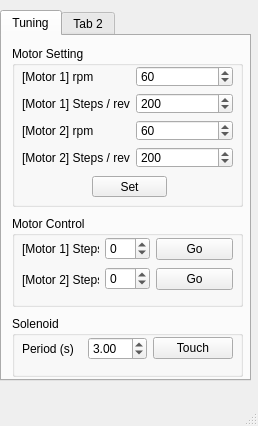
<?xml version="1.0" encoding="UTF-8"?>
<ui version="4.0">
 <class>MainWindow</class>
 <widget class="QMainWindow" name="MainWindow">
  <property name="geometry">
   <rect>
    <x>0</x>
    <y>0</y>
    <width>258</width>
    <height>426</height>
   </rect>
  </property>
  <property name="windowTitle">
   <string>MainWindow</string>
  </property>
  <widget class="QWidget" name="centralwidget">
   <widget class="QTabWidget" name="tabWidget">
    <property name="geometry">
     <rect>
      <x>0</x>
      <y>10</y>
      <width>251</width>
      <height>371</height>
     </rect>
    </property>
    <widget class="QWidget" name="tab">
     <attribute name="title">
      <string>Tuning</string>
     </attribute>
     <widget class="QGroupBox" name="groupBox">
      <property name="geometry">
       <rect>
        <x>10</x>
        <y>180</y>
        <width>231</width>
        <height>91</height>
       </rect>
      </property>
      <property name="title">
       <string>Motor Control</string>
      </property>
      <widget class="QWidget" name="">
       <property name="geometry">
        <rect>
         <x>10</x>
         <y>20</y>
         <width>211</width>
         <height>56</height>
        </rect>
       </property>
       <layout class="QHBoxLayout" name="horizontalLayout_2">
        <item>
         <layout class="QVBoxLayout" name="verticalLayout_4">
          <item>
           <widget class="QLabel" name="label">
            <property name="text">
             <string>[Motor 1] Steps</string>
            </property>
           </widget>
          </item>
          <item>
           <widget class="QLabel" name="label_2">
            <property name="text">
             <string>[Motor 2] Steps</string>
            </property>
           </widget>
          </item>
         </layout>
        </item>
        <item>
         <layout class="QVBoxLayout" name="verticalLayout_3">
          <item>
           <widget class="QSpinBox" name="spb_steps1">
            <property name="minimum">
             <number>-99</number>
            </property>
           </widget>
          </item>
          <item>
           <widget class="QSpinBox" name="spb_steps2">
            <property name="minimum">
             <number>-99</number>
            </property>
           </widget>
          </item>
         </layout>
        </item>
        <item>
         <layout class="QVBoxLayout" name="verticalLayout_5">
          <item>
           <widget class="QPushButton" name="btn_motorgo1">
            <property name="text">
             <string>Go</string>
            </property>
           </widget>
          </item>
          <item>
           <widget class="QPushButton" name="btn_motorgo2">
            <property name="text">
             <string>Go</string>
            </property>
           </widget>
          </item>
         </layout>
        </item>
       </layout>
      </widget>
     </widget>
     <widget class="QGroupBox" name="groupBox_2">
      <property name="geometry">
       <rect>
        <x>10</x>
        <y>10</y>
        <width>231</width>
        <height>161</height>
       </rect>
      </property>
      <property name="title">
       <string>Motor Setting</string>
      </property>
      <widget class="QPushButton" name="btn_setparam">
       <property name="geometry">
        <rect>
         <x>80</x>
         <y>130</y>
         <width>75</width>
         <height>21</height>
        </rect>
       </property>
       <property name="text">
        <string>Set</string>
       </property>
      </widget>
      <widget class="QWidget" name="">
       <property name="geometry">
        <rect>
         <x>10</x>
         <y>20</y>
         <width>211</width>
         <height>102</height>
        </rect>
       </property>
       <layout class="QHBoxLayout" name="horizontalLayout">
        <item>
         <layout class="QVBoxLayout" name="verticalLayout">
          <item>
           <widget class="QLabel" name="label_3">
            <property name="text">
             <string>[Motor 1] rpm</string>
            </property>
           </widget>
          </item>
          <item>
           <widget class="QLabel" name="label_4">
            <property name="text">
             <string>[Motor 1] Steps / rev</string>
            </property>
           </widget>
          </item>
          <item>
           <widget class="QLabel" name="label_6">
            <property name="text">
             <string>[Motor 2] rpm</string>
            </property>
           </widget>
          </item>
          <item>
           <widget class="QLabel" name="label_5">
            <property name="text">
             <string>[Motor 2] Steps / rev</string>
            </property>
           </widget>
          </item>
         </layout>
        </item>
        <item>
         <layout class="QVBoxLayout" name="verticalLayout_2">
          <item>
           <widget class="QSpinBox" name="spb_rpm1">
            <property name="maximum">
             <number>300</number>
            </property>
            <property name="value">
             <number>60</number>
            </property>
           </widget>
          </item>
          <item>
           <widget class="QSpinBox" name="spb_stepperrev1">
            <property name="maximum">
             <number>500</number>
            </property>
            <property name="value">
             <number>200</number>
            </property>
           </widget>
          </item>
          <item>
           <widget class="QSpinBox" name="spb_rpm2">
            <property name="maximum">
             <number>300</number>
            </property>
            <property name="value">
             <number>60</number>
            </property>
           </widget>
          </item>
          <item>
           <widget class="QSpinBox" name="spb_stepperrev2">
            <property name="maximum">
             <number>500</number>
            </property>
            <property name="value">
             <number>200</number>
            </property>
           </widget>
          </item>
         </layout>
        </item>
       </layout>
      </widget>
     </widget>
     <widget class="QGroupBox" name="groupBox_3">
      <property name="geometry">
       <rect>
        <x>10</x>
        <y>280</y>
        <width>231</width>
        <height>61</height>
       </rect>
      </property>
      <property name="title">
       <string>Solenoid</string>
      </property>
      <widget class="QWidget" name="">
       <property name="geometry">
        <rect>
         <x>10</x>
         <y>20</y>
         <width>211</width>
         <height>25</height>
        </rect>
       </property>
       <layout class="QHBoxLayout" name="horizontalLayout_3">
        <item>
         <widget class="QLabel" name="label_7">
          <property name="text">
           <string>Period (s)</string>
          </property>
         </widget>
        </item>
        <item>
         <widget class="QDoubleSpinBox" name="spb_period">
          <property name="maximum">
           <double>10.000000000000000</double>
          </property>
          <property name="value">
           <double>3.000000000000000</double>
          </property>
         </widget>
        </item>
        <item>
         <widget class="QPushButton" name="btn_touch">
          <property name="text">
           <string>Touch</string>
          </property>
         </widget>
        </item>
       </layout>
      </widget>
     </widget>
    </widget>
    <widget class="QWidget" name="tab_2">
     <attribute name="title">
      <string>Tab 2</string>
     </attribute>
    </widget>
   </widget>
  </widget>
  <widget class="QMenuBar" name="menubar">
   <property name="geometry">
    <rect>
     <x>0</x>
     <y>0</y>
     <width>258</width>
     <height>21</height>
    </rect>
   </property>
  </widget>
  <widget class="QStatusBar" name="statusbar"/>
 </widget>
 <resources/>
 <connections/>
</ui>
